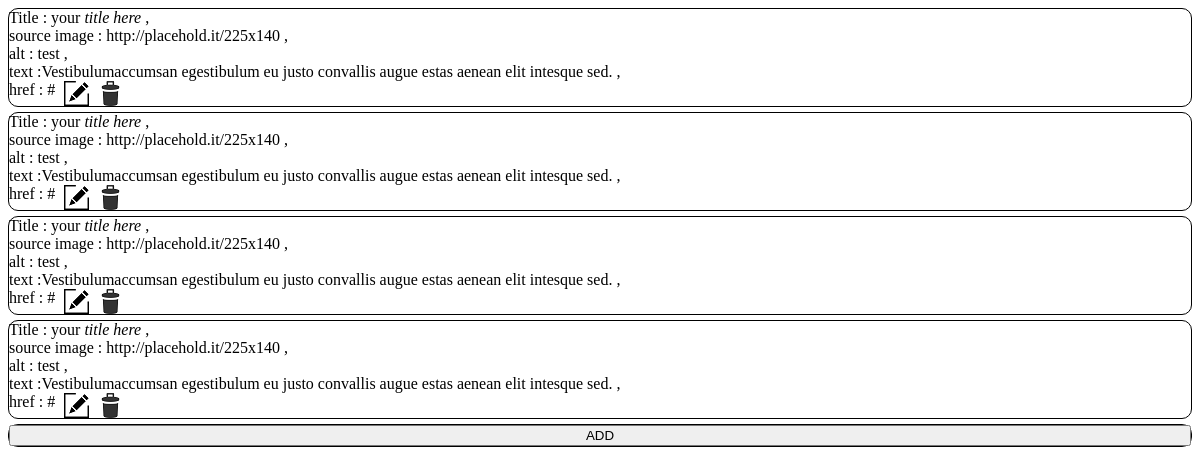
Screenshot of /admin/article.php with the database file from the repository.
### tables this page shows
CREATE TABLE `article` (
  `id` int(10) UNSIGNED NOT NULL,
  `title` varchar(255) NOT NULL,
  `source` varchar(255) NOT NULL,
  `alt` varchar(255) NOT NULL,
  `text` text NOT NULL,
  `href` text NOT NULL
);

### admin/article.php (the view)
<link type="text/css" rel="stylesheet" href="../css/style_admin.css" />
<form>
  <ul>
    <?php
      $link=mysqli_connect("localhost","root","","inte2") or die ("error sql".mysql_error());
      $resultat=mysqli_query($link,'SELECT * FROM `article`');
      while($data=mysqli_fetch_assoc($resultat)){
        echo'
        <li> Title : '.$data['title'].' ,<br/> source image : '.$data['source'].' ,<br/> alt : '.$data['alt'].'  ,<br/> text :'.$data['text'].'  ,<br/> href : '.$data['href'].'
        <button class="buttonEdit" value="'.$data['id'].'" name="editArticle">EDIT</button>
        <button class="buttonDelete" value="'.$data['id'].'" name="deleteArticle">DELETE</button>
        </li>
        ';
      }
    ?>
    <li><button name="addArticle" value="1">ADD</button></li>
  </ul>
</form>

### css/style_admin.css (style rules this page uses)
ul { padding:0;list-style:none }
li { margin-bottom:5px;margin-top:5px;border:1px solid black;border-radius:10px; }
.buttonEdit { height:25px;width:25px;background:url("../img/edit.png");font-size:0;vertical-align:top;margin-left:5px;margin-right:5px;border:0;padding:0 }
.buttonDelete { height:25px;width:25px;background:url("../img/delete.png");font-size:0;vertical-align:top;border:0;padding:0 }
button { width:100%; }

### rows the page displays
article: title "your title here", source "http://placehold.it/225x140", alt "test", text "Vestibulumaccumsan egestibulum eu justo convallis augue estas aenean elit intesque sed.", href "#"
article: title "your title here", source "http://placehold.it/225x140", alt "test", text "Vestibulumaccumsan egestibulum eu justo convallis augue estas aenean elit intesque sed.", href "#"
article: title "your title here", source "http://placehold.it/225x140", alt "test", text "Vestibulumaccumsan egestibulum eu justo convallis augue estas aenean elit intesque sed.", href "#"
article: title "your title here", source "http://placehold.it/225x140", alt "test", text "Vestibulumaccumsan egestibulum eu justo convallis augue estas aenean elit intesque sed.", href "#"
